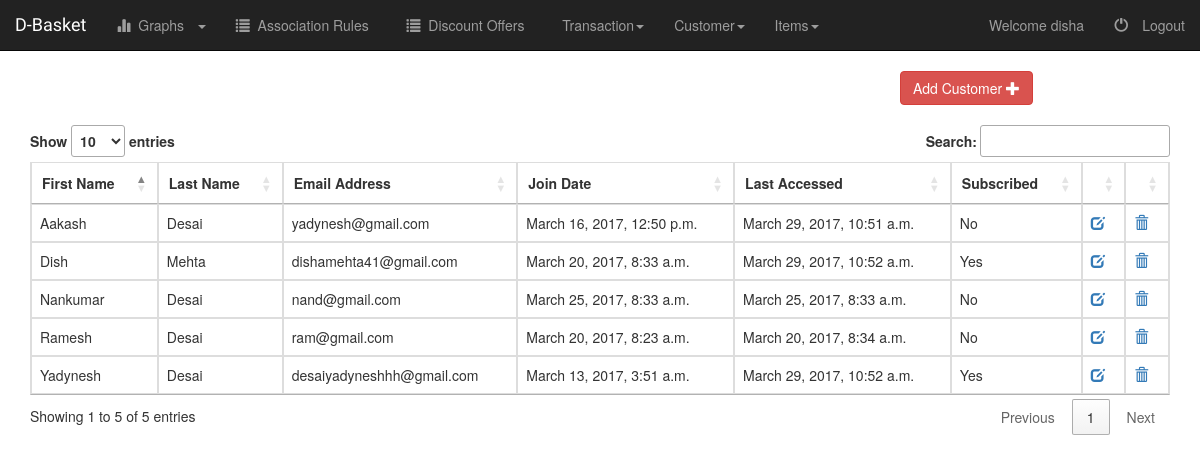
The app's page /emp/customer/list/ (signed in), older data.
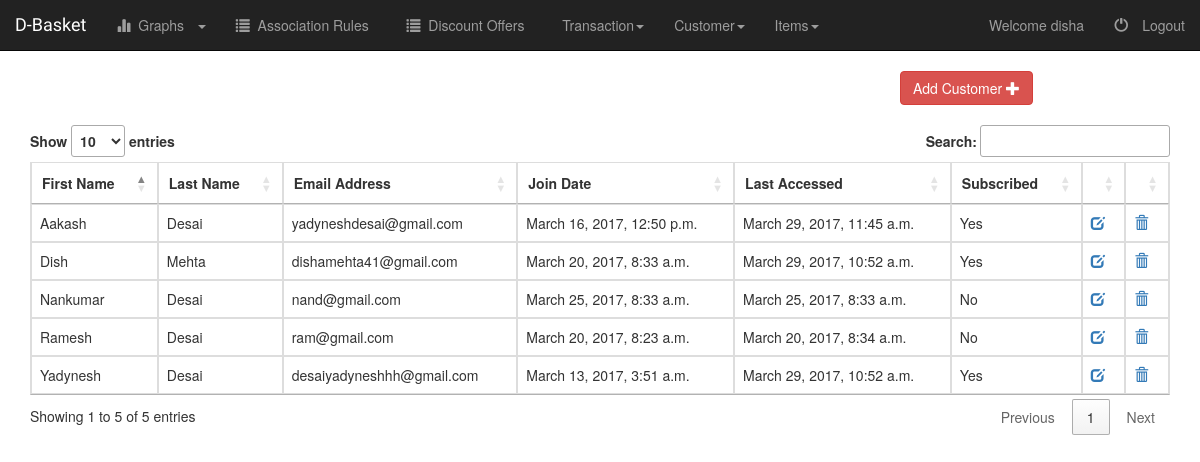
The same page, newer data.
### AdminPanel/models.py (models this page shows, shortened)
class Customer(models.Model):
	first_name = models.CharField(max_length = 100,null = False, blank=False, verbose_name = 'First Name')
	last_name = models.CharField(max_length = 100,null = False, blank=False, verbose_name = 'Last Name')
	email_id = models.EmailField(max_length = 100,null = False, blank=False, verbose_name = 'Email address')
	join_date = models.DateTimeField(default = timezone.now, editable = False)
	last_modified = models.DateTimeField(auto_now = True)
	subscribe = models.BooleanField(default = False, verbose_name = 'Subscribed')

### AdminPanel/customer_views.py (the view)
class CustomerListView(generic.ListView):
	template_name = "AdminPanel/customer_list.html"
	context_object_name = 'customer_list'
	def get_queryset(self):
		return Customer.objects.all()

### AdminPanel/templates/AdminPanel/customer_list.html (shortened to what this page needs)
{% extends "base.html" %}
{% block stylesheets %}
	<link rel="stylesheet"
	href="http://cdn.datatables.net/1.10.2/css/jquery.dataTables.min.css"></style>
	<link href="https://maxcdn.bootstrapcdn.com/bootstrap/3.3.7/css/bootstrap.min.css" rel="stylesheet">
{% endblock stylesheets %}
{% block tabs %}
	{% include "AdminPanel/tabs.html" with active_tab='list-customers' %}
{% endblock tabs %}
{% block content %}
	<div class="col-xs-offset-4 col-md-offset-9">
		<a class ="btn btn-danger" href="{% url 'adminpanel:add-customer' %}">
			Add Customer
			<span class="glyphicon glyphicon-plus" aria-hidden="true"/>
		</a>
	</div>
	<br/>
	<div class="container">
		<table class="table table-hover table-bordered dt-responsive" id="customerTable">
			<thead>
				<tr>
					<th>First Name</th>
					<th>Last Name</th>
					<th class="hidden-xs">Email Address</th>
					<th class="hidden-xs">Join Date</th>
					<th class="hidden-xs">Last Accessed</th>
					<th >Subscribed</th>
					<th></th>
					<th></th>
				</tr>
			</thead>
			<tbody>
				{% for customer in customer_list  %}
					<tr>
						<td>{{customer.first_name}}</td>
						<td>{{customer.last_name}}</td>
						<td class="hidden-xs">{{customer.email_id}}</td>
						<td class="hidden-xs">{{customer.join_date}}</td>
						<td class="hidden-xs">{{customer.last_modified}}</td>
						<td>
							{% if customer.subscribe  %}
								Yes
							{% else %}
								No
							{% endif %}
						</td>
						<td>
							<a href="{% url 'adminpanel:update-customer' customer.pk %}">
								<span class="glyphicon glyphicon-edit" aria-hidden="true"/>
							</a>
						</td>
						<td>
							<a href="{% url 'adminpanel:delete-customer' customer.pk %}">
								<span class="glyphicon glyphicon-trash" aria-hidden="true"/>
							</a>
						</td>
					</tr>
				{% endfor %}
			</tbody>
		</table>
	</div>
{% endblock content %}

Row changes from the older to the newer data that the page shows:
changed Customer "Aakash": email_id "yadynesh@gmail.com" → "yadyneshdesai@gmail.com"; last_modified "March 29, 2017, 10:51 a.m." → "March 29, 2017, 11:45 a.m."; subscribe "No" → "Yes"
